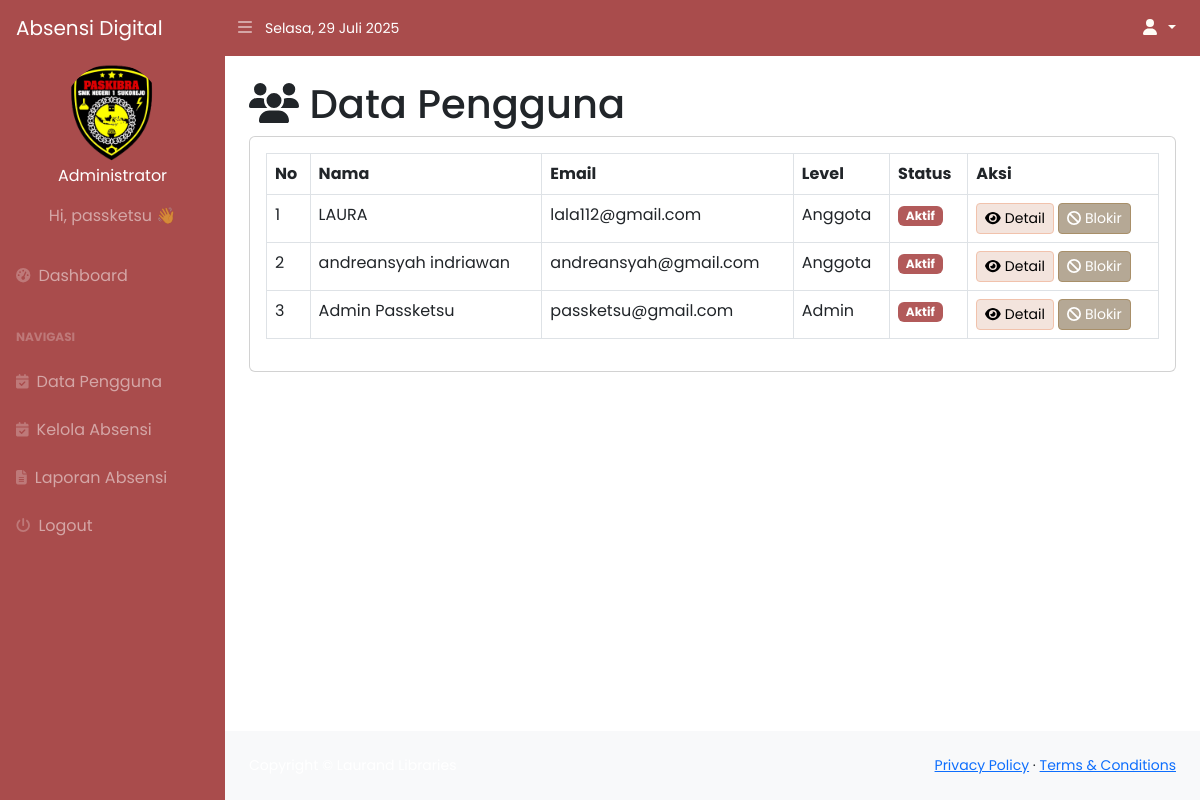
The app's page /index.php?page=user (signed in) with its own data.
### tables this page shows
CREATE TABLE `pengguna` (
  `id_user` int(11) NOT NULL,
  `nama` varchar(100) DEFAULT NULL,
  `email` varchar(100) DEFAULT NULL,
  `alamat` text DEFAULT NULL,
  `nohp` varchar(20) DEFAULT NULL,
  `username` varchar(50) DEFAULT NULL,
  `password` varchar(255) DEFAULT NULL,
  `level` enum('admin','anggota') DEFAULT NULL,
  `id_kelas` int(11) DEFAULT NULL,
  `created_at` timestamp NOT NULL DEFAULT current_timestamp() ON UPDATE current_timestamp(),
  `profile_photo` varchar(255) NOT NULL,
  `status` enum('aktif','keluar') NOT NULL
);

### user.php (the view, shortened to what this page needs)
<h1 class="mt-4">
    <i class="fas fa-users"></i> Data Pengguna
</h1>
<div class="card">
    <div class="card-body">
        <div class="row">
            <div class="col-md-12">
                <table class="table table-bordered" id="dataTable" width="100%" cellspacing="0">
                    <thead>
                        <tr>
                            <th>No</th>
                            <th>Nama</th>
                            <th>Email</th>
                            <th>Level</th>
                            <th>Status</th>
                            <th>Aksi</th>
                        </tr>
                    </thead>
                    <tbody>
                        <?php
                        $i = 1;
                        $query = mysqli_query($koneksi, "SELECT * FROM pengguna");
                        while ($data = mysqli_fetch_array($query)) {
                            $status = $data['status'];
                        ?>
                            <tr>
                                <td><?php echo $i++; ?></td>
                                <td><?php echo htmlspecialchars($data['nama']); ?></td>
                                <td><?php echo htmlspecialchars($data['email']); ?></td>
                                <td><?php echo ucfirst(htmlspecialchars($data['level'])); ?></td>
                                <td>
                                    <?php if ($status == 'aktif') { ?>
                                        <span class="badge bg-success">Aktif</span>
                                    <?php } else { ?>
                                        <span class="badge bg-danger">Diblokir</span>
                                    <?php } ?>
                                </td>
                                <td>
                                    <a href="?page=user_detail&id=<?php echo $data['id_user']; ?>" class="btn btn-info btn-sm">
                                        <i class="fas fa-eye"></i> Detail
                                    </a>
                                    <?php if ($_SESSION['user']['level'] == 'admin') { ?>
                                        <?php if ($status == 'aktif') { ?>
                                            <a href="blokir.php?id=<?php echo $data['id_user']; ?>"
                                               class="btn btn-danger btn-sm"
                                               onclick="return confirm('Apakah Anda yakin ingin memblokir pengguna ini?')">
                                               <i class="fas fa-ban"></i> Blokir
                                            </a>
                                        <?php } ?>
                                    <?php } ?>
                                </td>
                            </tr>
                        <?php
                        }
                        ?>
                    </tbody>
                </table>
            </div>
        </div>
    </div>
</div>

### index.php (shortened to what this page needs)
<!DOCTYPE html>
<html lang="en">
    <head>
        <link href="https://cdn.jsdelivr.net/npm/simple-datatables@7.1.2/dist/style.min.css" rel="stylesheet" />
        <link href="css/styles.css" rel="stylesheet" />
    </head>
    <body class="sb-nav-fixed">
        <nav class="sb-topnav navbar navbar-expand navbar-dark bg-dark">
            <a class="navbar-brand ps-3" href="index.php">Absensi Digital</a>
            <button class="btn btn-link order-lg-0 me-4 me-lg-0" id="sidebarToggle" href="#!">
                <i class="fas fa-bars"></i>
            </button>
            <div class="d-flex align-items-center ms-auto" id="currentDate"></div>
            <ul class="navbar-nav ms-auto me-3">
                <li class="nav-item dropdown">
                    <a class="nav-link dropdown-toggle" id="navbarDropdown" href="#" role="button" data-bs-toggle="dropdown" aria-expanded="false">
                        <i class="fas fa-user fa-fw"></i>
                    </a>
                </li>
            </ul>
        </nav>
        <div id="layoutSidenav">
            <div id="layoutSidenav_nav">
                <nav class="sb-sidenav accordion sb-sidenav-dark" id="sidenavAccordion">
                    <div class="sb-sidenav-menu">
                        <div class="nav">
                            <?php
                            $userLevel = "Pengguna";
                            if (isset($_SESSION['user']['level'])) {
                                $level = $_SESSION['user']['level'];
                                if ($level == 'admin') {
                                    $userLevel = "Administrator";
                                } elseif ($level == 'anggota') {
                                    $userLevel = "Anggota Passketsu";
                                }
                            }
                            ?>
                            <div class="text-center m-2">
                                <aside>
                                    <?php
                                    if (!empty($_SESSION['photo_profile'])) {
                                        $photoProfile = $_SESSION['photo_profile'];
                                    }
                                    ?>
                                    <img src="<?= htmlspecialchars($photoProfile) ?>" alt="Foto Profil" class="profile-img">
                                </aside>
                                <p class="text-muted"><?php echo $userLevel; ?></p>
                                <p class="mt-3">Hi, <?php echo htmlspecialchars($_SESSION['user']['username']); ?> 👋</p>
                            </div>
<a class="nav-link d-flex align-items-center" href="?">
    <div class="sb-nav-link-icon me-2"><i class="fas fa-tachometer-alt"></i></div>
    <span>Dashboard</span>
</a>
<div class="sb-sidenav-menu-heading">Navigasi</div>
<?php
if (isset($_SESSION['user']['level'])) {
    $level = $_SESSION['user']['level'];
    if ($level == 'admin') {
        ?>
        <a class="nav-link d-flex align-items-center" href="?page=user">
            <div class="sb-nav-link-icon me-2"><i class="fas fa-calendar-check"></i></div>
            <span>Data Pengguna</span>
        </a>
        <a class="nav-link d-flex align-items-center" href="?page=riwayat_absensi">
            <div class="sb-nav-link-icon me-2"><i class="fas fa-calendar-check"></i></div>
            <span>Kelola Absensi</span>
        </a>
        <a class="nav-link d-flex align-items-center" href="?page=laporan">
            <div class="sb-nav-link-icon me-2"><i class="fas fa-file-alt"></i></div>
            <span>Laporan Absensi</span>
        </a>
        <?php
    }
}
?>
<li>
    <a class="nav-link d-flex align-items-center" href="logout.php" onclick="return confirm('Apakah Anda yakin ingin logout?');">
        <div class="sb-nav-link-icon me-2"><i class="fas fa-power-off"></i></div>
        <span>Logout</span>
    </a>
</li>
                        </div>
                    </div>
                </nav>
            </div>
            <div id="layoutSidenav_content">
                <main>
                    <div class="container-fluid px-4">
                        <?php
                        $page = isset($_GET['page']) ? $_GET['page'] : 'home';
                        if (file_exists($page . '.php')) {
                            include $page . '.php';
                        } else {
                            include '404.php';
                        }
                        ?>
                    </div>
                </main>
                <footer class="py-4 bg-light mt-auto">
                    <div class="container-fluid px-4">
                        <div class="d-flex align-items-center justify-content-between small">
                            <div class="text-muted">Copyright &copy; Laurand Libraries</div>
                            <div>
                                <a href="#">Privacy Policy</a>
                                &middot;
                                <a href="#">Terms &amp; Conditions</a>
                            </div>
                        </div>
                    </div>
                </footer>
            </div>
        </div>
    </body>
</html>

### index.php (style rules this page uses)
.profile-img { border-radius: 50%; width: 100px; height: 100px; object-fit: cover; }
#currentDate { white-space: nowrap; font-size: 14px; text-align: right; flex-grow: 1; color: white; margin-left: auto; }

### records on screen
pengguna: nama "LAURA", email "lala112@gmail.com", level "Anggota", status "Aktif"
pengguna: nama "andreansyah indriawan", email "andreansyah@gmail.com", level "Anggota", status "Aktif"
pengguna: nama "Admin Passketsu", email "passketsu@gmail.com", level "Admin", status "Aktif"

### other values on screen
$userLevel "Administrator"
$_SESSION['user']['username'] "passketsu"
